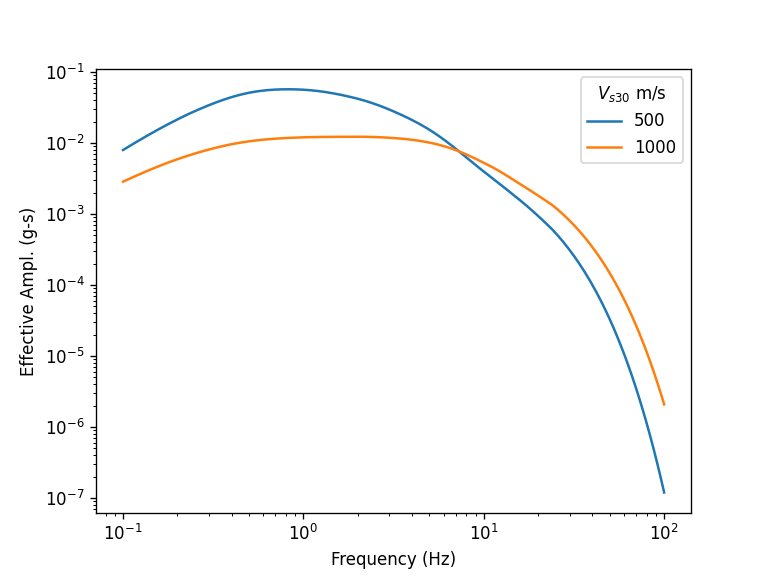

The Python source for this figure:
import os
import matplotlib.pyplot as plt

import pygmm


scenario = pygmm.Scenario(mag=6.5, dist_rup=30, v_s30=500, mechanism="SS", depth_tor=0)

models = [
    pygmm.BaylessAbrahamson18(scenario),
    pygmm.BaylessAbrahamson18(
        scenario.copy_with(v_s30=pygmm.BaylessAbrahamson18.V_REF)
    ),
]

fig, ax = plt.subplots()

for m in models:
    ax.plot(m.freqs, m.eas, label=f"{m.scenario.v_s30:.0f}")
    print(m.freqs, m.eas)

ax.legend(title='$V_{s30}$ m/s')

ax.set(
    xlabel="Frequency (Hz)",
    xscale="log",
    ylabel="Effective Ampl. (g-s)",
    yscale="log",
)

fig.savefig(os.path.splitext(__file__)[0] + ".png", dpi=120)
